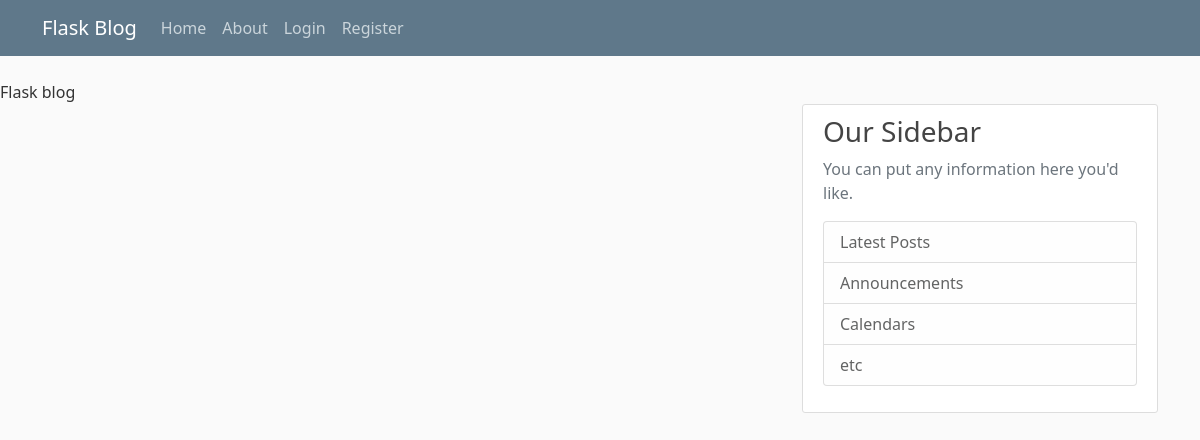
The app's page /index, older data.
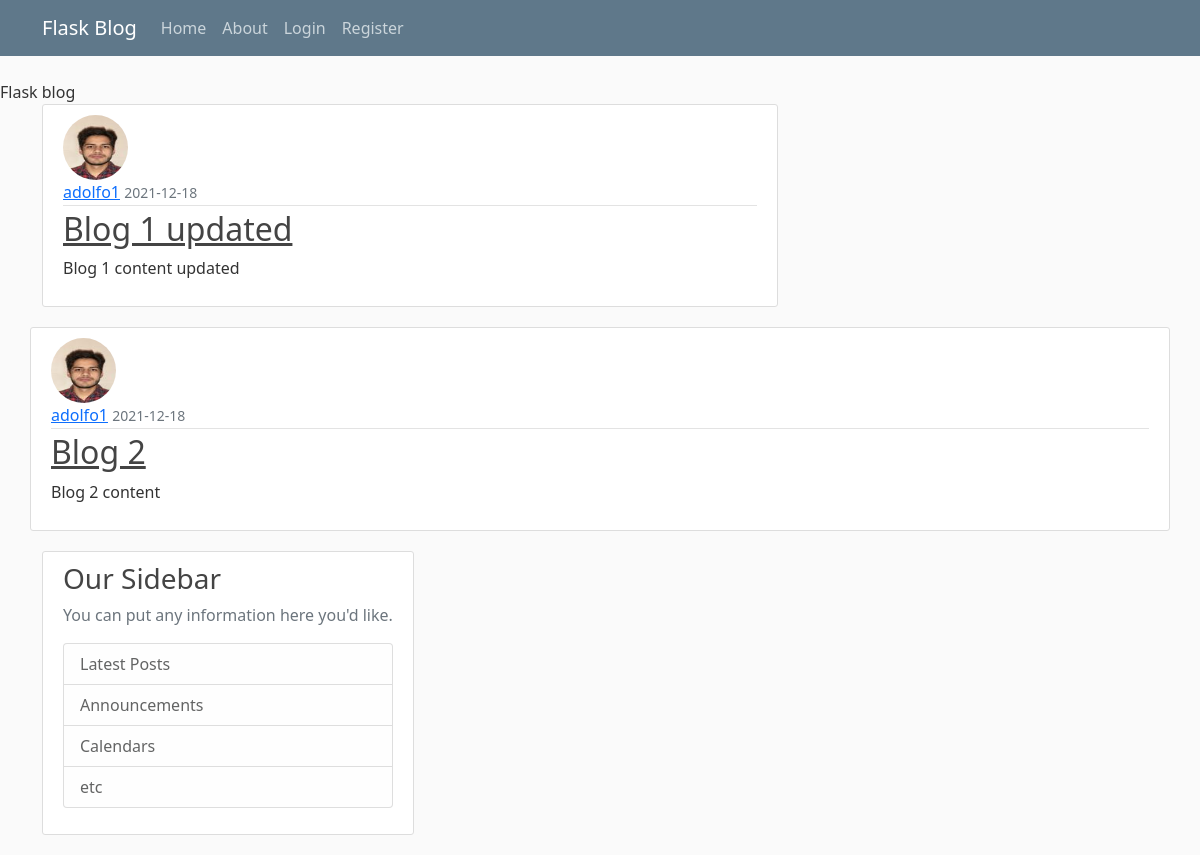
The same page, newer data.
### practicar/models.py (models this page shows, shortened)
class Post(db.Model):
    id = db.Column(db.Integer, primary_key=True)
    title = db.Column(db.String(100), nullable=False)
    date_posted = db.Column(db.DateTime, nullable=False, default=datetime.utcnow)
    content = db.Column(db.Text, nullable=False)
    user_id = db.Column(db.Integer, db.ForeignKey('user.id'), nullable=False)

class User(db.Model, UserMixin):
    id = db.Column(db.Integer, primary_key=True)
    username = db.Column(db.String(20), unique=True, nullable=False)
    email = db.Column(db.String(120), unique=True, nullable=False)
    image_file = db.Column(db.String(20), nullable=False, default='default.jpg')
    password = db.Column(db.String(60), nullable=False)
    posts = db.relationship('Post', backref='author', lazy=True)

### practicar/main/routes.py (the view)
@main.route('/')
@main.route('/index')
def indice():
    posts = Post.query.all()
    return render_template('home.html', posts=posts)

### practicar/templates/home.html (shortened to what this page needs)
{% extends "layout.html" %}
{% block content %}
{%for post in posts:%}
<article class="media content-section">
  <img class="rounded-circle article-img" src="{{ url_for('static', filename='Pics/' + post.author.image_file) }}"
  <div class="media-body">
    <div class="article-metadata">
      <a class="mr-2" href="#">{{ post.author.username }}</a>
      <small class="text-muted">{{ post.date_posted.strftime('%Y-%m-%d') }}</small>
    </div>
    <h2><a class="article-title" href=" {{ url_for('post', post_id=post.id) }}">{{ post.title }}</a></h2>
    <p class="article-content">{{ post.content }}</p>
  </div>
{%endfor%}
{% endblock content %}

### practicar/templates/layout.html (shortened to what this page needs)
<!DOCTYPE html>
<html>
<head>
    <link href="https://cdn.jsdelivr.net/npm/bootstrap@5.1.3/dist/css/bootstrap.min.css" rel="stylesheet">
    <link href="{{url_for('static', filename='main.css')}}" rel="stylesheet" type="text/css"
    {%if title%}
    <title>Flask blog - {{title}}</title>
    {%else%}
    <title>Flask blog</title>
    {%endif%}
</head>
<body>
    <header class="site-header">
        <nav class="navbar navbar-expand-md navbar-dark bg-steel fixed-top">
          <div class="container">
            <a class="navbar-brand mr-4" href="/">Flask Blog</a>
            <div class="collapse navbar-collapse" id="navbarToggle">
              <div class="navbar-nav mr-auto">
                <a class="nav-item nav-link" href="{{ url_for('indice') }}">Home</a>
                <a class="nav-item nav-link" href="{{ url_for('about') }}">About</a>
              </div>
              <div class="navbar-nav">
                {% if current_user.is_authenticated %}
                <a class="nav-item nav-link" href="{{ url_for('new_post') }}">Post</a>
                <a class="nav-item nav-link" href="{{ url_for('account') }}">Account</a>
                <a class="nav-item nav-link" href="{{ url_for('logout') }}">Logout</a>
                {% else %}
                  <a class="nav-item nav-link" href="{{ url_for('login') }}">Login</a>
                  <a class="nav-item nav-link" href="{{ url_for('register') }}">Register</a>
                {% endif %}
              </div>
            </div>
          </div>
        </nav>
    </header>
    <main role="main" class="container">
        <div class="row">
          <div class="col-md-8">
            {% block content %}{% endblock %}
          </div>
          <div class="col-md-4">
            <div class="content-section">
              <h3>Our Sidebar</h3>
              <p class='text-muted'>You can put any information here you'd like.
                <ul class="list-group">
                  <li class="list-group-item list-group-item-light">Latest Posts</li>
                  <li class="list-group-item list-group-item-light">Announcements</li>
                  <li class="list-group-item list-group-item-light">Calendars</li>
                  <li class="list-group-item list-group-item-light">etc</li>
                </ul>
              </p>
            </div>
          </div>
        </div>
    </main>
</body>
</html>

### practicar/static/main.css (style rules this page uses)
body { background: #fafafa; color: #333333; margin-top: 5rem; }
h1, h2, h3, h4, h5, h6 { color: #444444; }
.bg-steel { background-color: #5f788a; }
.site-header .navbar-nav .nav-link { color: #cbd5db; }
.content-section { background: #ffffff; padding: 10px 20px; border: 1px solid #dddddd; border-radius: 3px; margin-bottom: 20px; }
.article-title { color: #444444; }
.article-content { white-space: pre-line; }
.article-img { height: 65px; width: 65px; margin-right: 16px; }
.article-metadata { padding-bottom: 1px; margin-bottom: 4px; border-bottom: 1px solid #e3e3e3 }

Row changes from the older to the newer data that the page shows:
added Post: image_file (picture), author.username "adolfo1", date_posted "2021-12-18", title "Blog 1 updated", content "Blog 1 content updated"
added Post: image_file (picture), author.username "adolfo1", date_posted "2021-12-18", title "Blog 2", content "Blog 2 content"
